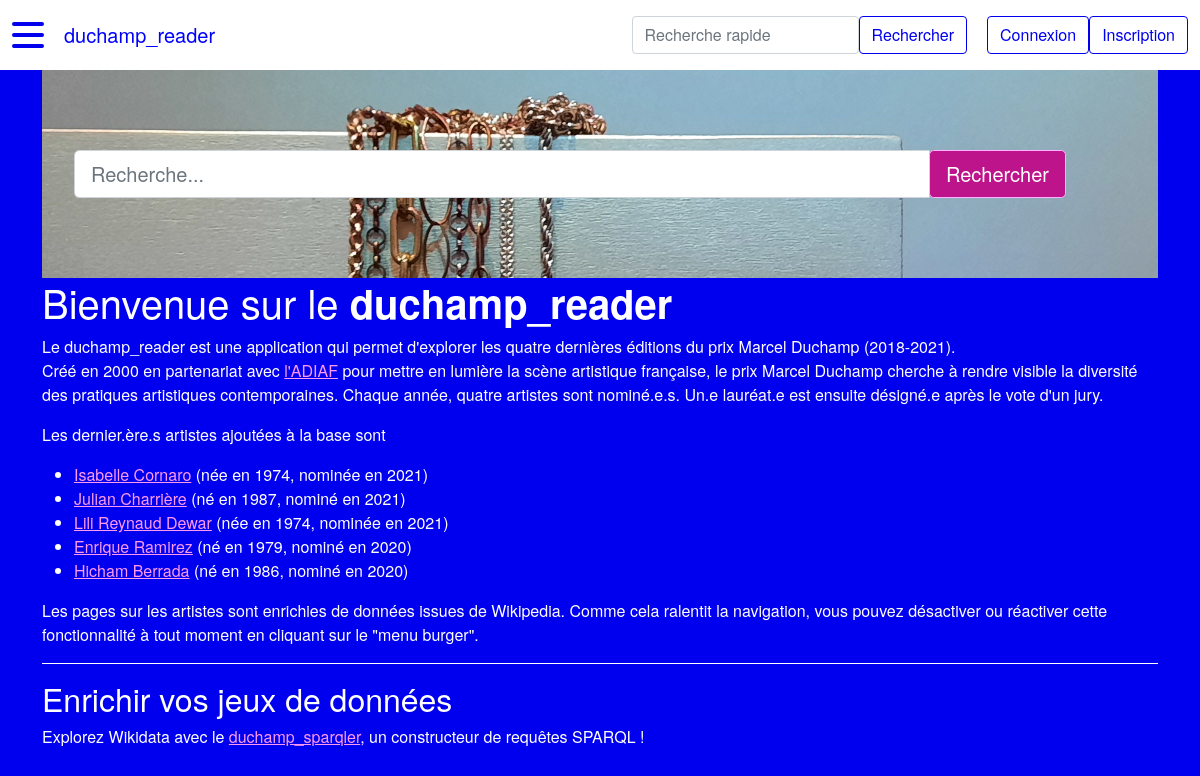
Before: / with the older database file.
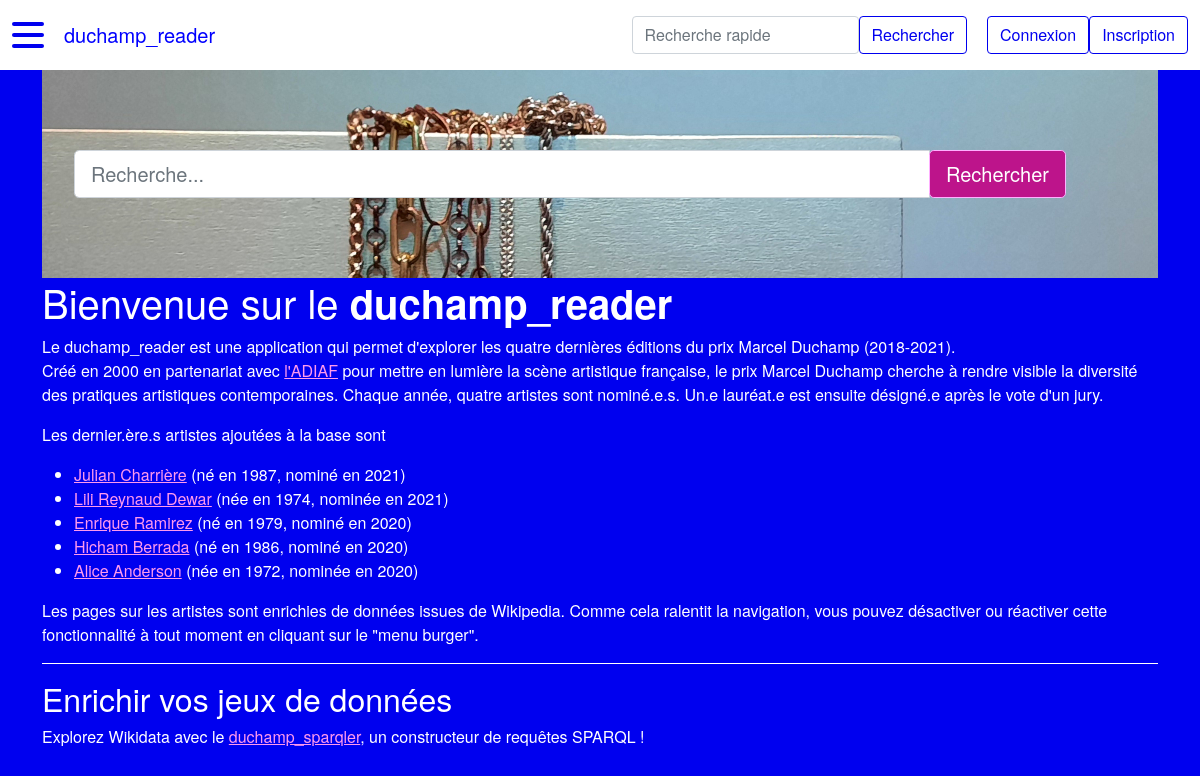
After: the same page with the newer database file.
### duchamp_reader/modeles/classes_generic.py (models this page shows, shortened)
class Artiste(db.Model):
    __tablename__ = "artiste"
    id = db.Column(db.Integer, unique=True, nullable=False, primary_key=True, autoincrement=True)
    nom = db.Column(db.Text, nullable=False)
    prenom = db.Column(db.Text, nullable=False)
    annee_naissance = db.Column(db.Integer) # format YYYY
    genre = db.Column(db.String(1))  # M : masculin, F : femme, A : autre/non-binaire
    id_wikidata = db.Column(db.Text)
    id_ville_naissance = db.Column(db.Integer, db.ForeignKey("ville.id"))
    id_ville_residence = db.Column(db.Integer, db.ForeignKey("ville.id"))
    classname = db.Column(db.Text, nullable=False, default="artiste")
    authorship = db.relationship("AuthorshipArtiste", back_populates="artiste")
    represent = db.relationship("RelationRepresente", back_populates="artiste")
    ville_naissance = db.relationship("Ville", foreign_keys=[id_ville_naissance],
                                      backref="artiste_ville_naissance", uselist=False)
    ville_residence = db.relationship("Ville", foreign_keys=[id_ville_residence],
                                      backref="artiste_ville_residence", uselist=False)
    nomination = db.relationship("Nomination", back_populates="artiste", uselist=False)
    @hybrid.hybrid_property
    def full(self):
        return self.prenom + " " + self.nom

class Nomination(db.Model):
    __tablename__ = "nomination"
    id = db.Column(db.Integer, unique=True, nullable=False, primary_key=True, autoincrement=True)
    annee = db.Column(db.Integer, nullable=False) # format YYYY
    laureat = db.Column(db.Boolean, nullable=False, default=0) # 1 si lauréat, 0 si non
    id_artiste = db.Column(db.Integer, db.ForeignKey("artiste.id"), nullable=False)
    id_theme = db.Column(db.Integer, db.ForeignKey("theme.id"), nullable=False)
    classname = db.Column(db.Text, nullable=False, default="nomination")
    authorship = db.relationship("AuthorshipNomination", back_populates="nomination")
    artiste = db.relationship("Artiste", back_populates="nomination")
    theme = db.relationship("Theme", back_populates="nomination", uselist=False)

### duchamp_reader/routes.py (the view)
@app.route("/")
def accueil():
    artistes = Artiste.query.order_by(Artiste.id.desc()).limit(5).all()
    return render_template("pages/accueil.html", artistes=artistes,
                           last_nominations=last_nominations, last_artistes=last_artistes, last_galeries=last_galeries,
                           last_themes=last_themes, last_villes=last_villes)

### duchamp_reader/templates/pages/accueil.html
{% extends "conteneur.html" %}
{% block homesearch %}
    {% include "partials/recherche.html" %}
{% endblock %}
{% block corps %}
    <h1>Bienvenue sur le <strong>duchamp_reader</strong></h1>
    <p>Le duchamp_reader est une application qui permet d'explorer les quatre dernières
        éditions du prix Marcel Duchamp (2018-2021).<br>
        Créé en 2000 en partenariat avec <a href="https://www.adiaf.com/">l'ADIAF</a>
        pour mettre en lumière la scène artistique française, le prix Marcel Duchamp cherche
        à rendre visible la diversité des pratiques artistiques contemporaines. Chaque année,
        quatre artistes sont nominé.e.s. Un.e lauréat.e est ensuite désigné.e après le vote
        d'un jury.</p>
    {% if artistes %}
        <p>Les dernier.ère.s artistes ajoutées à la base sont</p>
        <ul>
        {% for artiste in artistes %}
            <li>
                <a href="{{ url_for('artiste_main', id_artiste=artiste.id) }}">{{artiste.full}}</a>
                ({% if artiste.genre == "F" %}née{% elif artiste.genre == "A" %}né.e{% else %}né{% endif %} en {{artiste.annee_naissance}},
                {% if artiste.genre == "F" %}nominée{% elif artiste.genre == "A" %}nominé.e{% else %}nominé{% endif %} en {{artiste.nomination.annee}})
            </li>
        {% endfor %}
        </ul>
        <p>
            Les pages sur les artistes sont enrichies de données issues de Wikipedia. Comme cela ralentit
            la navigation, vous pouvez désactiver ou réactiver cette fonctionnalité à tout moment en cliquant
            sur le "menu burger".
        </p>
        <h2>Enrichir vos jeux de données</h2>
        <p>Explorez Wikidata avec le <a href="{{ url_for('sparql') }}">duchamp_sparqler</a>, un constructeur de requêtes SPARQL !</p>
    {% else %}
        <p>La base de données est en cours de constitution. Des données doivent encore être ajoutées.</p>
    {% endif %}
{% endblock %}

### duchamp_reader/templates/conteneur.html (shortened to what this page needs)
<!DOCTYPE html>
<html lang="fr">
    <head>
            {% include "partials/css.html" %}
    </head>
    <body>
        <nav class="navbar navbar-expand-md navbar-light bg-light fixed-top" id="mainNav">
            <div class="container-fluid">
                <div class="hamburger-lines">
                    <span class="line line1"></span>
                    <span class="line line2"></span>
                    <span class="line line3"></span>
                </div>
                <a class="navbar-brand" href="{{ url_for('accueil') }}">duchamp_reader</a>
                <form class="form-inline" action="{{url_for('recherche')}}" method="GET">
                    <input class="form-control" name="keyword" type="search" placeholder="Recherche rapide"
                        aria-label="Recherche">
                        <button class="btn btn-outline-info" type="submit">Rechercher</button>
                </form>
                {% if not current_user.is_authenticated %}
                    <a href="{{ url_for('connexion') }}">
                        <button class="btn btn-outline-info">Connexion</button>
                    </a>
                    <a href="{{ url_for('inscription') }}">
                        <button class="btn btn-outline-info">Inscription</button>
                    </a>
                {% else %}
                    <a href="{{ url_for('deconnexion') }}">
                        <button class="btn btn-outline-info">Déconnexion</button>
                    </a>
                {% endif %}
            </div>
        </nav>
        <div class="container">
            {% block homesearch %}{% endblock %}
            <div class="row">
                <div class="col">
                    {% block corps %}{% endblock %}
                </div>
            </div>
        </div>
    </body>
</html>

### duchamp_reader/templates/partials/css.html
<link rel="stylesheet" type="text/css" href="../../static/css/bootstrap.css">

### duchamp_reader/templates/partials/recherche.html
<div class="hero jumbotron">
    <div class="container">
        <form class="form" action="{{url_for('recherche')}}" method='GET'>
            <div class="input-group">
                <input type="search" name="keyword" class="form-control form-control-lg" type="text" placeholder="Recherche...">
                <span class="input-group-btn">
                    <button class="btn btn-primary btn-lg" href="#" role="button">Rechercher</button>
                </span>
            </div>
        </form>
    </div>
</div>

Changed rows visible on the page:
removed Artiste: full "Isabelle Cornaro", genre "née", annee_naissance "1974", nomination.annee "2021"
now on this page (row edited): Artiste: full "Alice Anderson", genre "née", annee_naissance "1972", nomination.annee "2020"
